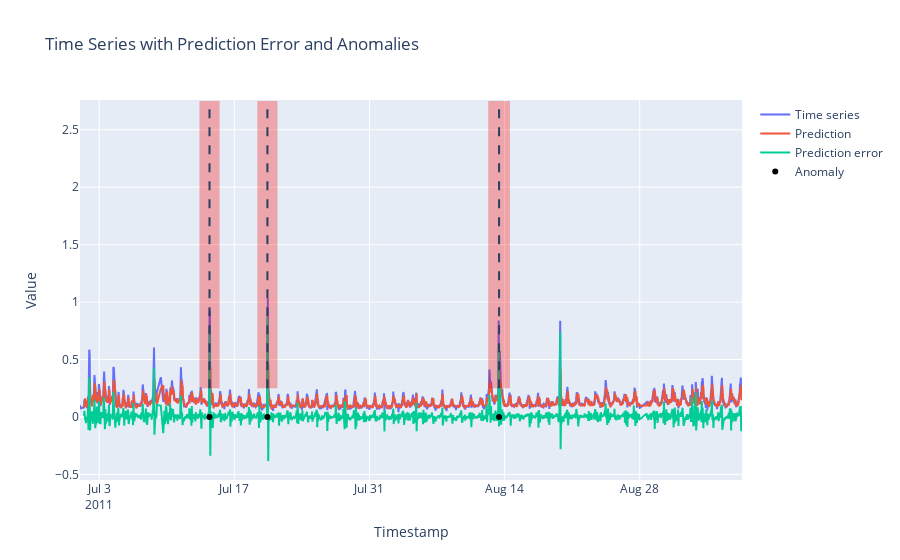

Notebook code for this chart:
### Code cell
fig = go.Figure()
fig = plot_results_timeseries(fig, df, y_pred_lstm, pred_error_lstm, anomaly_times, anomaly_windows, n_burn_in)
fig.show()

### Figure 1 — Plotly figure (JSON) as saved in the notebook; plotly's stock layout.template omitted (floating-point values rounded to 4 significant figures; data arrays with more than 128 entries replaced by an {"elided": "..."} marker saying what was removed)
{"data": [{"mode": "lines", "name": "Time series", "type": "scatter", "x": {"elided": "1538 str values"}, "y": {"elided": "1538 float values"}}, {"mode": "lines", "name": "Prediction", "type": "scatter", "x": {"elided": "1529 str values"}, "y": {"elided": "1529 float values"}}, {"mode": "lines", "name": "Prediction error", "type": "scatter", "x": {"elided": "1529 str values"}, "y": {"elided": "1529 float values"}}, {"marker": {"color": "black"}, "mode": "markers", "name": "Anomaly", "type": "scatter", "x": ["2011-07-14T10:15:01", "2011-07-20T10:15:01", "2011-08-13T10:15:01"], "y": [0, 0, 0]}], "layout": {"shapes": [{"fillcolor": "red", "line": {"width": 0}, "opacity": 0.3, "type": "rect", "x0": "2011-07-13T09:15:01", "x1": "2011-07-15T11:15:01", "y0": null, "y1": null}, {"fillcolor": "red", "line": {"width": 0}, "opacity": 0.3, "type": "rect", "x0": "2011-07-19T09:15:01", "x1": "2011-07-21T11:15:01", "y0": null, "y1": null}, {"fillcolor": "red", "line": {"width": 0}, "opacity": 0.3, "type": "rect", "x0": "2011-08-12T07:15:01", "x1": "2011-08-14T13:15:01", "y0": null, "y1": null}, {"line": {"dash": "dash"}, "type": "line", "x0": "2011-07-14T10:15:01", "x1": "2011-07-14T10:15:01", "y0": null, "y1": null}, {"line": {"dash": "dash"}, "type": "line", "x0": "2011-07-20T10:15:01", "x1": "2011-07-20T10:15:01", "y0": null, "y1": null}, {"line": {"dash": "dash"}, "type": "line", "x0": "2011-08-13T10:15:01", "x1": "2011-08-13T10:15:01", "y0": null, "y1": null}], "title": {"text": "Time Series with Prediction Error and Anomalies"}, "xaxis": {"title": {"text": "Timestamp"}}, "yaxis": {"title": {"text": "Value"}}}}
